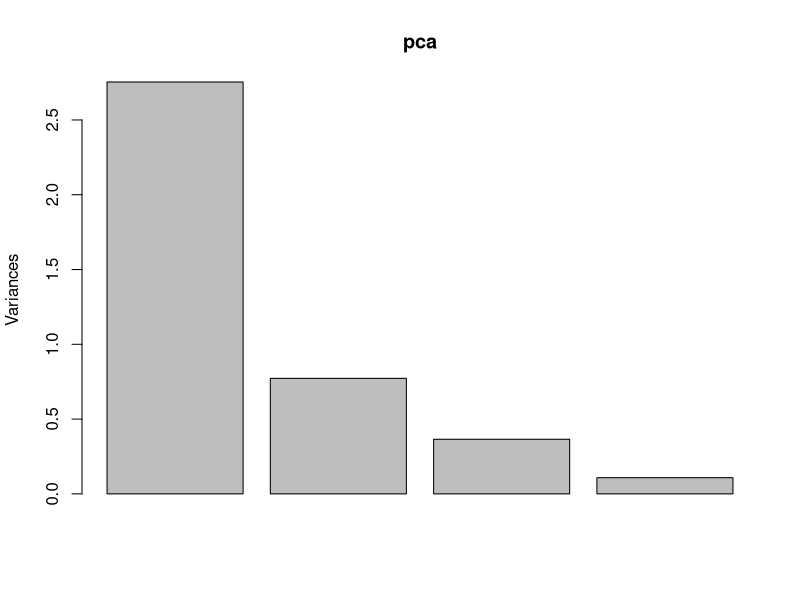
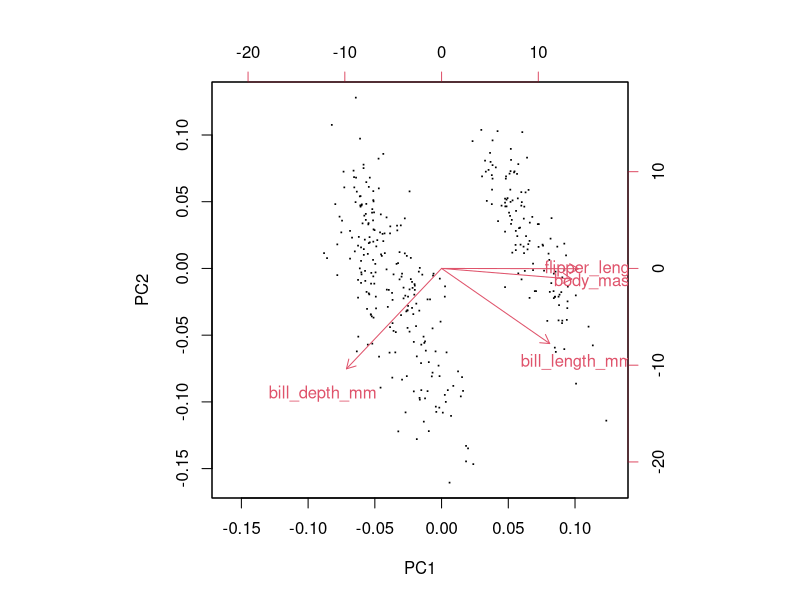
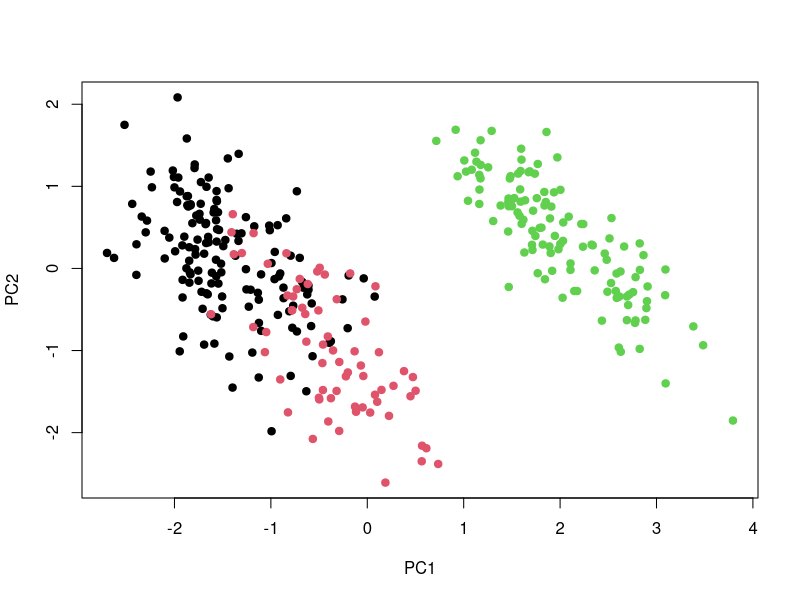
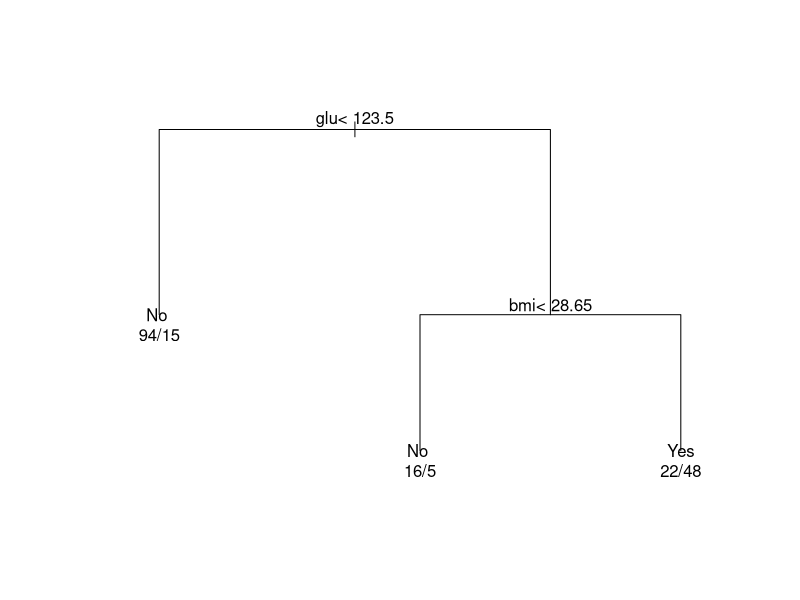

The R source for these figures, in order:
# Basics in Statistics -- Unit 4: Looking Beyond the Basics

# install.packages(c("palmerpenguins", "dplyr", "rpart", "ggplot2", "broom",
#                    "knitr", "rmarkdown"))
library(palmerpenguins)
library(dplyr)
library(rpart)

# four measurements of 342 penguins; the species is kept aside
pen <- penguins |>
  select(species, bill_length_mm, bill_depth_mm, flipper_length_mm,
         body_mass_g) |>
  na.omit()
d <- pen |> select(-species)


# 4.1 Principal components -----------------------------------------------------

## Demo: Correlations and variances ----
round(cor(d), 2)
round(apply(d, 2, var), 1)  # variance of each column

# Task: Store the four iris measurements (in cm) as ir <- iris[, 1:4] and
# compute their correlations with round(cor(ir), 2). Is a PCA worth doing?




## Demo: prcomp() ----
pca <- prcomp(d, scale. = TRUE)
summary(pca)
round(pca$rotation, 3)  # loadings
head(round(pca$x, 2))   # scores
summary(prcomp(d))      # unscaled: Body mass takes over

# Task: Run pca_ir <- prcomp(ir, scale. = TRUE) and summary(pca_ir), then
# summary(prcomp(ir)) without scaling. Share of the first component in each
# case (row Proportion of Variance)?




## Demo: How many components? ----
screeplot(pca)  # bars: Variance of each component
summary(pca)    # rows Proportion of Variance and Cumulative Proportion

# Task: Draw screeplot(pca_ir) and read the row Cumulative Proportion in
# summary(pca_ir). How many components do you need for 80 %?




## Demo: Biplot ----
biplot(pca, xlabs = rep(".", nrow(d)))  # each bird as a dot
# scores by species: Black Adelie, red Chinstrap, green Gentoo
plot(pca$x[, 1:2], col = pen$species, pch = 19)


# 4.2 Decision trees -----------------------------------------------------------

# diabetes (type) in women of Pima heritage: 200 for training, 332 for testing
train <- MASS::Pima.tr
test <- MASS::Pima.te

## Demo: One tree ----
fit <- rpart(type ~ glu + bmi, data = train, maxdepth = 2)
fit
plot(fit, margin = 0.1)
text(fit, use.n = TRUE)

# Task: Fit a tree with all seven predictors with
# fit_all <- rpart(type ~ ., data = train) and print fit_all. The dot stands
# for all other columns. Which variables does the tree use?




## Demo: Training error, test error, baseline ----
# err(): Share of misclassified women in data
err <- function(fit, data) mean(predict(fit, data, type = "class") != data$type)
err(fit, train)
err(fit, test)
mean(test$type == "Yes")  # baseline error: Always "No"

# Task: Compute err(fit_all, train) and err(fit_all, test). Is the test error
# lower than err(fit, test) of the small tree?




## Demo: Confusion matrix ----
table(predicted = predict(fit, test, type = "class"), true = test$type)

# Task: Print the confusion matrix of fit_all on the test data with table(),
# as in the demo. Sensitivity and specificity?
